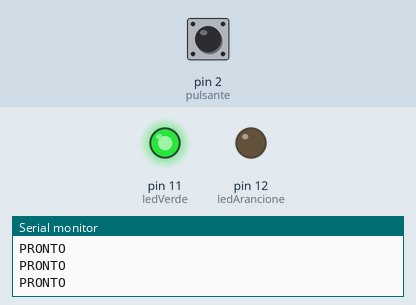
Recording of a sketch running on a simulated Arduino Uno, built with avr-gcc and run on an emulated ATmega328P. Shown: output pins drawn as LEDs (lit = HIGH), the last lines printed to the serial monitor. Dashed ring = blinking. The inputs (shaded band) are chosen by the test bench; at power-on: pin 2 (pulsante) LOW.

Above: at 1.2 s.
1.3 s: pin 2 (pulsante) pulled HIGH for 0.15 s
At 1.7 s:
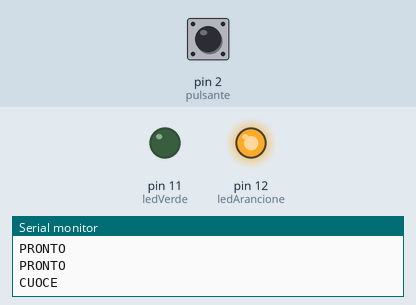
3.8 s: pin 2 (pulsante) pulled HIGH for 3.2 s
At 4.7 s:
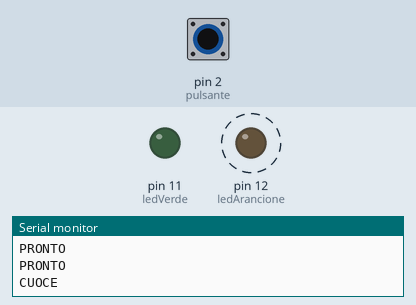
Timing chart, 0 to 9.3 s (numbered marks = the images above; inputs shaded):
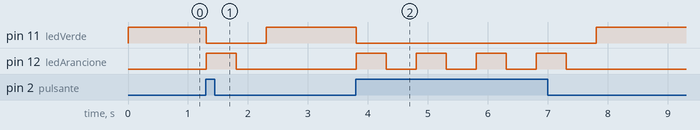

The sketch:

3_forno_microonde.ino
```cpp
// Il forno a microonde
// Arduino Lab (allenamento) - https://layer8panic.github.io/ArduinoTest/
// Elenco dei pin:
//   LED verde -> pin 11 (con resistenza 220 ohm verso GND)
//   LED arancione -> pin 12 (con resistenza 220 ohm verso GND)
//   pulsante -> pin 2 (altro lato al 5V, pull-down 10 kohm verso GND)

int pulsante = 2;                    // pulsante sul pin 2
int ledVerde = 11;                   // LED verde sul pin 11
int ledArancione = 12;               // LED arancione sul pin 12
int stato = 0;                       // cosa legge il pulsante

void setup() {
  pinMode(pulsante, INPUT);          // il pulsante ascolta
  pinMode(ledVerde, OUTPUT);         // il verde comanda
  pinMode(ledArancione, OUTPUT);     // l’arancione comanda
  Serial.begin(9600);                // avvio il monitor
}

void loop() {
  stato = digitalRead(pulsante);     // leggo il pulsante
  if (stato == HIGH) {               // premuto: cuoce
    digitalWrite(ledVerde, LOW);     // spengo il verde
    Serial.println("CUOCE");         // scrivo CUOCE
    digitalWrite(ledArancione, HIGH); // arancione acceso...
    delay(500);                      // ...per 500 ms
    digitalWrite(ledArancione, LOW); // arancione spento...
    delay(500);                      // ...per 500 ms
  } else {                           // rilasciato: pronto
    digitalWrite(ledArancione, LOW); // l’arancione resta spento
    digitalWrite(ledVerde, HIGH);    // verde acceso fisso
    Serial.println("PRONTO");        // scrivo PRONTO
    delay(100);                      // pausa per il monitor
  }
}
```

Measured:
- after the input at 1.3 s, pin 11 (ledVerde): HIGH → LOW at once, → HIGH 1.0 s later; pin 12 (ledArancione): LOW → HIGH at once, → LOW 0.50 s later
- after the input at 3.8 s, pin 11 (ledVerde): HIGH → LOW at once, → HIGH 4.0 s later; pin 12 (ledArancione): alternates HIGH for 0.50 s and LOW for 0.50 s, 8 changes in all, then stays LOW, starting at once
